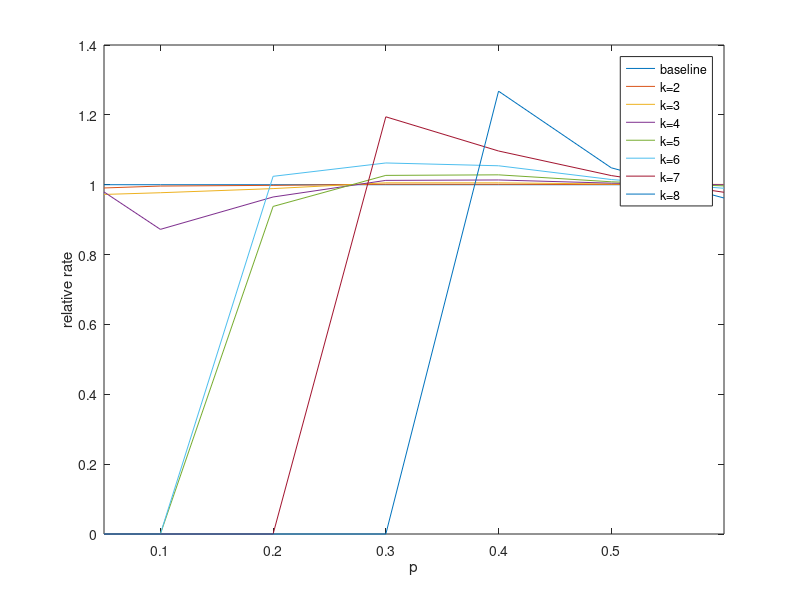
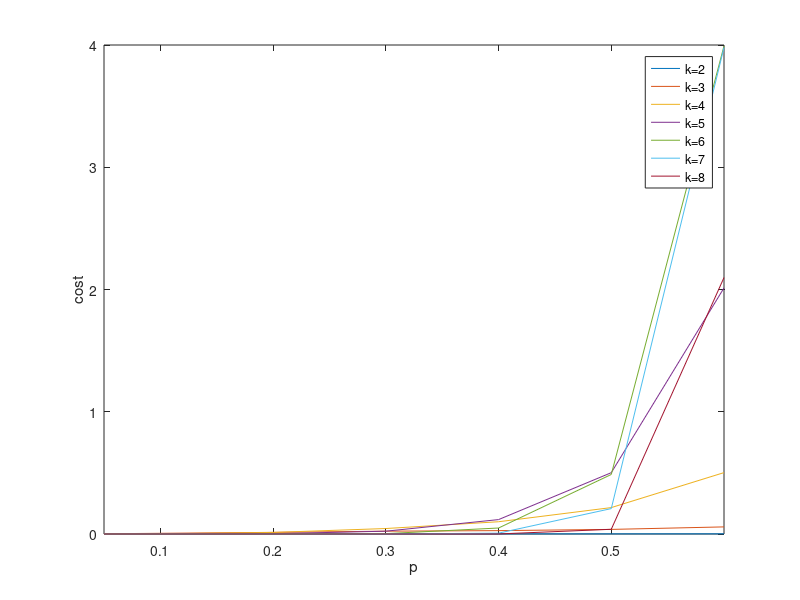
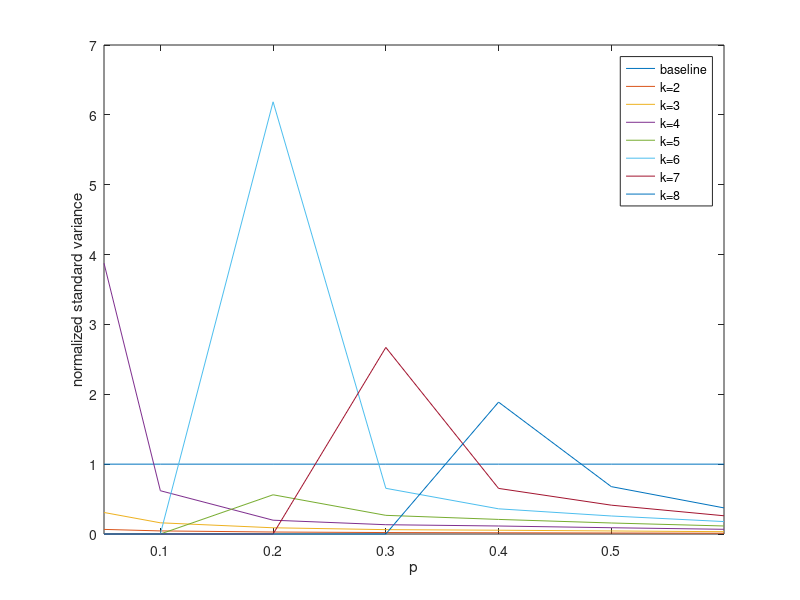

Reproduce these figures in MATLAB, in order.
x = 2:1:19;

p = [0.05; 0.1; 0.2; 0.3; 0.4; 0.5; 0.6];

all = [nchoosek(100, 2); nchoosek(100, 3); nchoosek(100, 4); nchoosek(100, 5); nchoosek(100, 6); nchoosek(100, 7); nchoosek(100, 8); nchoosek(100, 9); nchoosek(100, 10); nchoosek(100, 11); nchoosek(100, 12)];

nums = [4904, 157200, 3840000, 0, 0, 0, 0, 0, 0, 0, 0, 0, 0, 0, 0, 0, 0, 0;
    4931, 157990, 3420000, 0, 0, 0, 0, 0, 0, 0, 0, 0, 0, 0, 0, 0, 0, 0;
    4941, 159901, 3783437, 70605468, 1220703125, 0, 0, 0, 0, 0, 0, 0, 0, 0, 0, 0, 0, 0;
    4957, 162581, 3969862, 77298514, 1266298540, 19119813271, 0, 0, 0, 0, 0, 0, 0, 0, 0, 0, 0, 0;
    4956, 162570, 3974520, 77416991, 1256717368, 17553247743, 235922392732, 2117582368135, 0, 0, 0, 0, 0, 0, 0, 0, 0, 0;
    4953, 162039, 3938843, 75920537, 1209787678, 16426907729, 195093520711, 2097318429982, 22517998136852, 360287970189639, 0, 0, 0, 0, 0, 0, 0, 0;
    4952, 161844, 3920979, 75035100, 1179900205, 15660690294, 179005820541, 1790904520695, 15899368546934, 128826547543398, 1008661189502264, 4029326552398618, 0, 0, 0, 0, 0, 0;
    
    ];

costs = [0.000447242259979248, 0.0022397232055664062, 0.0001383519172668457, 7.987022399902344e-07, 3.5047531127929687e-07, 2.0742416381835937e-07, 2.288818359375e-07, 1.8596649169921876e-07, 1.9073486328125e-07, 2.1696090698242188e-07, 2.1219253540039063e-07, 2.0742416381835937e-07, 1.4543533325195312e-07, 2.0265579223632812e-07, 1.5735626220703126e-07, 2.3126602172851562e-07, 1.645088195800781e-07, 2.574920654296875e-07;
    0.0006346464157104492, 0.005633490085601807, 0.0014363813400268554, 2.2628307342529296e-05, 2.9087066650390624e-07, 3.0755996704101563e-07, 2.789497375488281e-07, 2.1219253540039063e-07, 2.4318695068359375e-07, 1.9311904907226564e-07, 1.71661376953125e-07, 2.002716064453125e-07, 2.1696090698242188e-07, 2.0742416381835937e-07, 1.8358230590820313e-07, 2.551078796386719e-07, 2.5033950805664064e-07, 2.193450927734375e-07;
    0.0009095120429992676, 0.013363513946533203, 0.012873876094818115, 0.002520430088043213, 4.562139511108398e-05, 4.506111145019531e-07, 2.980232238769531e-07, 2.002716064453125e-07, 2.3603439331054687e-07, 1.0967254638671875e-07, 2.4318695068359375e-07, 1.8596649169921876e-07, 2.551078796386719e-07, 2.2172927856445314e-07, 2.2411346435546874e-07, 1.9788742065429687e-07, 1.9550323486328124e-07, 2.2172927856445314e-07;
    0.0012180471420288085, 0.02323705196380615, 0.044791250228881835, 0.023007683753967285, 0.0031058406829833985, 9.485960006713867e-05, 9.560585021972656e-07, 1.8835067749023438e-07, 5.14984130859375e-07, 1.430511474609375e-07, 2.0742416381835937e-07, 1.7881393432617188e-07, 2.002716064453125e-07, 2.2649765014648436e-07, 2.6226043701171877e-07, 2.1219253540039063e-07, 1.811981201171875e-07, 1.5735626220703126e-07;
    0.0011380505561828613, 0.02756612777709961, 0.1002579689025879, 0.11784456014633178, 0.04899497985839844, 0.006965069770812988, 0.0003542971611022949, 8.094310760498048e-06, 3.910064697265625e-07, 1.8835067749023438e-07, 2.1457672119140626e-07, 1.5735626220703126e-07, 2.09808349609375e-07, 1.9073486328125e-07, 2.694129943847656e-07, 1.5497207641601563e-07, 2.6226043701171877e-07, 1.4543533325195312e-07;
    0.0012573766708374023, 0.03762486457824707, 0.21604923248291016, 0.5015827822685242, 0.48703057050704956, 0.20782218933105467, 0.03855037927627564, 0.003188488483428955, 0.00012474536895751954, 2.7298927307128905e-06, 2.5033950805664064e-07, 2.0742416381835937e-07, 2.09808349609375e-07, 1.2874603271484376e-07, 2.789497375488281e-07, 1.8835067749023438e-07, 2.3126602172851562e-07, 1.9788742065429687e-07;
    0.001514270305633545, 0.05816201210021973, 0.5021351385116577, 2.0130407762527467, 3.991765232086182, 3.979623866081238, 2.097822411060333, 0.5789297604560852, 0.09094839096069336, 0.007518513202667236, 0.00033664464950561524, 1.0030269622802734e-05, 5.125999450683594e-07, 2.002716064453125e-07, 2.288818359375e-07, 2.4080276489257813e-07, 2.1219253540039063e-07, 1.621246337890625e-07;
    ];

vars = [106058, 2482400000, 231014400000000, 0, 0, 0, 0, 0, 0, 0, 0, 0, 0, 0, 0, 0, 0, 0;
    48063, 671709900, 5903600000000, 0, 0, 0, 0, 0, 0, 0, 0, 0, 0, 0, 0, 0, 0, 0;
    19799, 207684154, 600380957031, 1786909103393555, 54389238357543945312, 0, 0, 0, 0, 0, 0, 0, 0, 0, 0, 0, 0, 0;
    10598, 101868781, 272179616404, 404680208417802, 607899421071043573, 1827836297749380236154, 0, 0, 0, 0, 0, 0, 0, 0, 0, 0, 0, 0;
    7606, 76893020, 201683700444, 247155238312463, 184804999326806171, 109164059415924788738, 123452109435098395238346, 443931353498101692656112378, 0, 0, 0, 0, 0, 0, 0, 0, 0, 0;
    5155, 50045962, 124126426665, 141032714285875, 94590409109617089, 43672107067993346383, 15925945450437524919524, 5696352681014916391162715, 4073317905264615256528078346, 12850934724873698380612978414820, 0, 0, 0, 0, 0, 0, 0, 0;
    2956, 28760021, 69703339318, 74722614709711, 44988626384054997, 17457780872471932848, 4835652740824603712032, 1056573492045270699346805, 206090262168724774336557849, 41568556571515029778924822661, 8629607017578170140880630350044, 1607311774120589457899606152617753, 0, 0, 0, 0, 0, 0;
    ];

figure(1);
plot(p, [1; 1; 1; 1; 1; 1; 1], p, nums(:, 1) / all(1), p, nums(:, 2) / all(2), p, nums(:, 3) / all(3), p, nums(:, 4) / all(4), p, nums(:, 5) / all(5), p, nums(:, 6) / all(6), p, nums(:, 7) / all(7))
legend('baseline', 'k=2','k=3','k=4','k=5','k=6','k=7','k=8')
xlabel('p')
ylabel('relative rate')
xlim([0.05, 0.6])

figure(2);
plot(p, costs(:, 1), p, costs(:, 2), p, costs(:, 3), p, costs(:, 4), p, costs(:, 5), p, costs(:, 6), p, costs(:, 7))
legend('k=2','k=3','k=4','k=5','k=6','k=7','k=8')
xlabel('p')
ylabel('cost')
xlim([0.05, 0.6])

figure(3);
plot(p, [1; 1; 1; 1; 1; 1; 1], p, sqrt(vars(:, 1)) / all(1), p, sqrt(vars(:, 2)) / all(2), p, sqrt(vars(:, 3)) / all(3), p, sqrt(vars(:, 4)) / all(4), p, sqrt(vars(:, 5)) / all(5), p, sqrt(vars(:, 6)) / all(6), p, sqrt(vars(:, 7)) / all(7))
legend('baseline', 'k=2','k=3','k=4','k=5','k=6','k=7','k=8')
xlabel('p')
ylabel('normalized standard variance')
xlim([0.05, 0.6])
